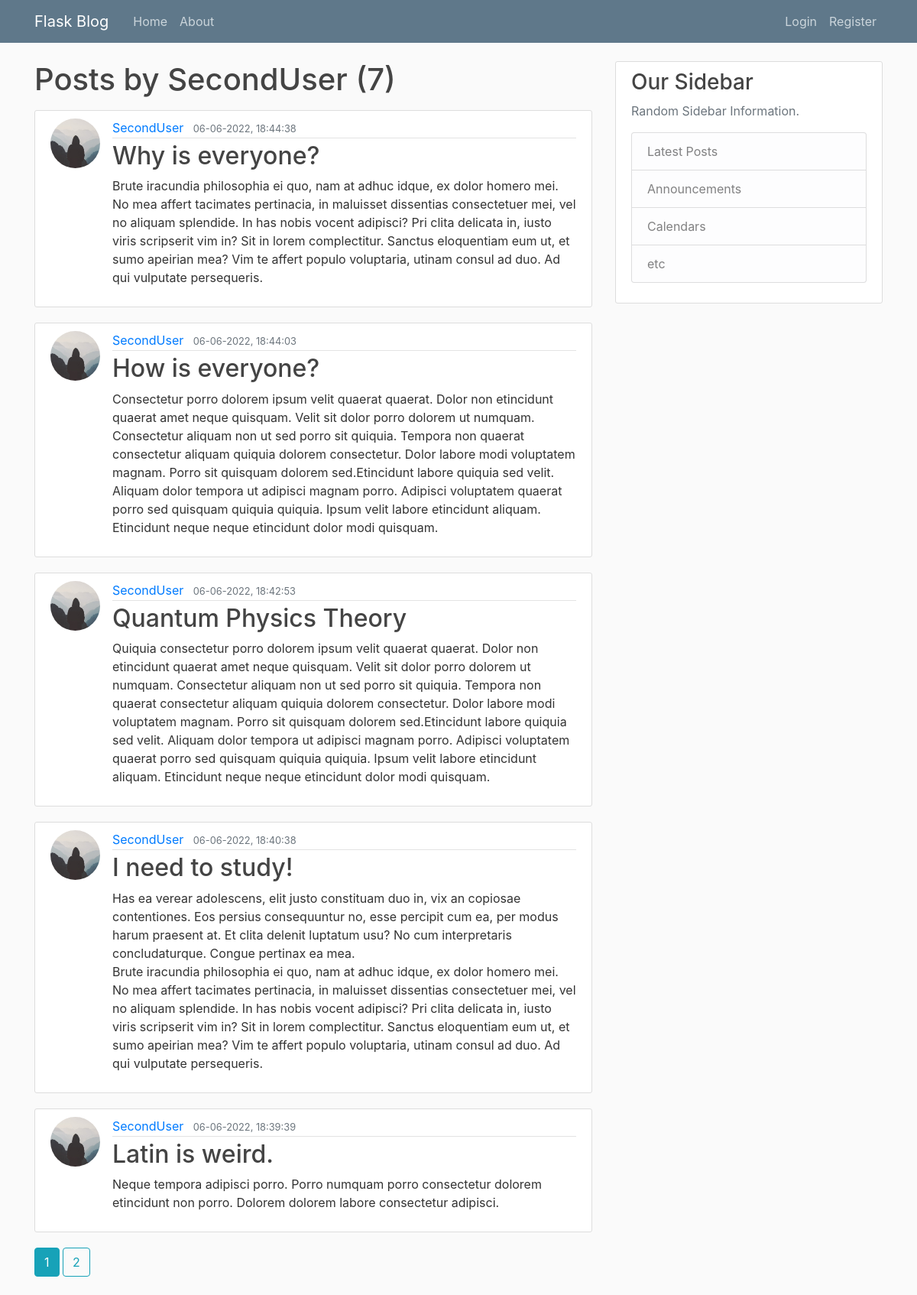
The page /user/SecondUser on the database its author committed.
### flaskblog/models.py (models this page shows, shortened)
class User(db.Model, UserMixin):
    id = db.Column(db.Integer, primary_key=True)
    username = db.Column(db.String(20), unique=True, nullable=False)
    email = db.Column(db.String(120), unique=True, nullable=False)
    image_file = db.Column(db.String(20), nullable=False, default="default.jpg")
    password = db.Column(db.String(60), nullable=False)
    posts = db.relationship("Post", backref="author", lazy=True)

class Post(db.Model):
    id = db.Column(db.Integer, primary_key=True)
    title = db.Column(db.String(100), nullable=False)
    date_posted = db.Column(db.DateTime, nullable=False, default=datetime.utcnow)
    content = db.Column(db.Text, nullable=False)
    user_id = db.Column(db.Integer, db.ForeignKey("user.id"), nullable=False)

### flaskblog/routes.py (the view)
@app.route("/user/<string:username>")
def user_posts(username):
    page = request.args.get("page", 1, type=int)
    user = User.query.filter_by(username=username).first_or_404()
    posts = (
        Post.query.filter_by(author=user)
        .order_by(Post.date_posted.desc())
        .paginate(page=page, per_page=5)
    )
    return render_template("user_posts.html", posts=posts, user=user)

### flaskblog/templates/user_posts.html
{% extends "layout.html" %}
{% block content %}
<h1 class="mb-3">Posts by {{ user.username }}  ({{ posts.total }})</h1>
{% for post in posts.items %}
<article class="media content-section">
    <img class="rounded-circle article-img" src="{{ url_for('static', filename='profile_pics/' + post.author.image_file) }}">
    <div class="media-body">
        <div class="article-metadata">
            <a class="mr-2" href="{{ url_for('user_posts', username=post.author.username) }}">{{ post.author.username }}</a>
            <small class="text-muted">{{ post.date_posted.strftime('%d-%m-%Y, %H:%M:%S') }}</small>
        </div>
        <h2><a class="article-title" href="{{ url_for('post', post_id=post.id) }}">{{ post.title }}</a></h2>
        <p class="article-content">{{ post.content }}</p>
    </div>
</article>
{% endfor %}
{% for page_num in posts.iter_pages(left_edge=1, right_edge=1, left_current=1, right_current=2) %}
    {% if page_num %}
        {% if posts.page == page_num %}
            <a class="btn btn-info mb-4" href="{{ url_for('user_posts', username=user.username, page=page_num) }}">{{ page_num }}</a>
        {% else %}
        <a class="btn btn-outline-info mb-4" href="{{ url_for('user_posts', username=user.username, page=page_num) }}">{{ page_num }}</a>
        {% endif %}
    {% else %}
    ...
    {% endif %}
{% endfor %}
{% endblock content %}

### flaskblog/static/main.css (style rules this page uses)
body { background: #fafafa; color: #333333; margin-top: 5rem; }
h1, h2, h3, h4, h5, h6 { color: #444444; }
.content-section { background: #ffffff; padding: 10px 20px; border: 1px solid #dddddd; border-radius: 3px; margin-bottom: 20px; }
.article-title { color: #444444; }
.article-content { white-space: pre-line; }
.article-img { height: 65px; width: 65px; margin-right: 16px; }
.article-metadata { padding-bottom: 1px; margin-bottom: 4px; border-bottom: 1px solid #e3e3e3 }

### rows shown on the page
User: username "SecondUser"
Post: image_file (placeholder picture), author.username "SecondUser", date_posted "06-06-2022, 18:44:38", title "Why is everyone?", content "Brute iracundia philosophia ei quo, nam at adhuc idque, ex dolor homero mei. No mea affert tacimates pertinacia, in maluisset dissentias consectetuer mei, vel no aliquam splendide. In has nobis vocent adipisci? Pri clita delicata in, iusto viris scripserit vim in? Sit in lorem complectitur. Sanctus eloquentiam eum ut, et sumo apeirian mea? Vim te affert populo voluptaria, utinam consul ad duo. Ad qui vulputate persequeris."
Post: image_file (placeholder picture), author.username "SecondUser", date_posted "06-06-2022, 18:44:03", title "How is everyone?", content "Consectetur porro dolorem ipsum velit quaerat quaerat. Dolor non etincidunt quaerat amet neque quisquam. Velit sit dolor porro dolorem ut numquam. Consectetur aliquam non ut sed porro sit quiquia. Tempora non quaerat consectetur aliquam quiquia dolorem consectetur. Dolor labore modi voluptatem magnam. Porro sit quisquam dolorem sed.Etincidunt labore quiquia sed velit. Aliquam dolor tempora ut adipisci magnam porro. Adipisci voluptatem quaerat porro sed quisquam quiquia quiquia. Ipsum velit labore etincidunt aliquam. Etincidunt neque neque etincidunt dolor modi quisquam."
Post: image_file (placeholder picture), author.username "SecondUser", date_posted "06-06-2022, 18:42:53", title "Quantum Physics Theory", content "Quiquia consectetur porro dolorem ipsum velit quaerat quaerat. Dolor non etincidunt quaerat amet neque quisquam. Velit sit dolor porro dolorem ut numquam. Consectetur aliquam non ut sed porro sit quiquia. Tempora non quaerat consectetur aliquam quiquia dolorem consectetur. Dolor labore modi voluptatem magnam. Porro sit quisquam dolorem sed.Etincidunt labore quiquia sed velit. Aliquam dolor tempora ut adipisci magnam porro. Adipisci voluptatem quaerat porro sed quisquam quiquia quiquia. Ipsum velit labore etincidunt aliquam. Etincidunt neque neque etincidunt dolor modi quisquam."
Post: image_file (placeholder picture), author.username "SecondUser", date_posted "06-06-2022, 18:40:38", title "I need to study!", content "Has ea verear adolescens, elit justo constituam duo in, vix an copiosae contentiones. Eos persius consequuntur no, esse percipit cum ea, per modus harum praesent at. Et clita delenit luptatum usu? No cum interpretaris concludaturque. Congue pertinax ea mea. Brute iracundia philosophia ei quo, nam at adhuc idque, ex dolor homero mei. No mea affert tacimates pertinacia, in maluisset dissentias consectetuer mei, vel no aliquam splendide. In has nobis vocent adipisci? Pri clita delicata in, iusto viris scripserit vim in? Sit in lorem complectitur. Sanctus eloquentiam eum ut, et sumo apeirian mea? Vim te affert populo voluptaria, utinam consul ad duo. Ad qui vulputate persequeris."
Post: image_file (placeholder picture), author.username "SecondUser", date_posted "06-06-2022, 18:39:39", title "Latin is weird.", content "Neque tempora adipisci porro. Porro numquam porro consectetur dolorem etincidunt non porro. Dolorem dolorem labore consectetur adipisci."

### other values the page prints
{{ posts.total }} "7"
{{ page_num }} "1"
{{ page_num }} "2"
